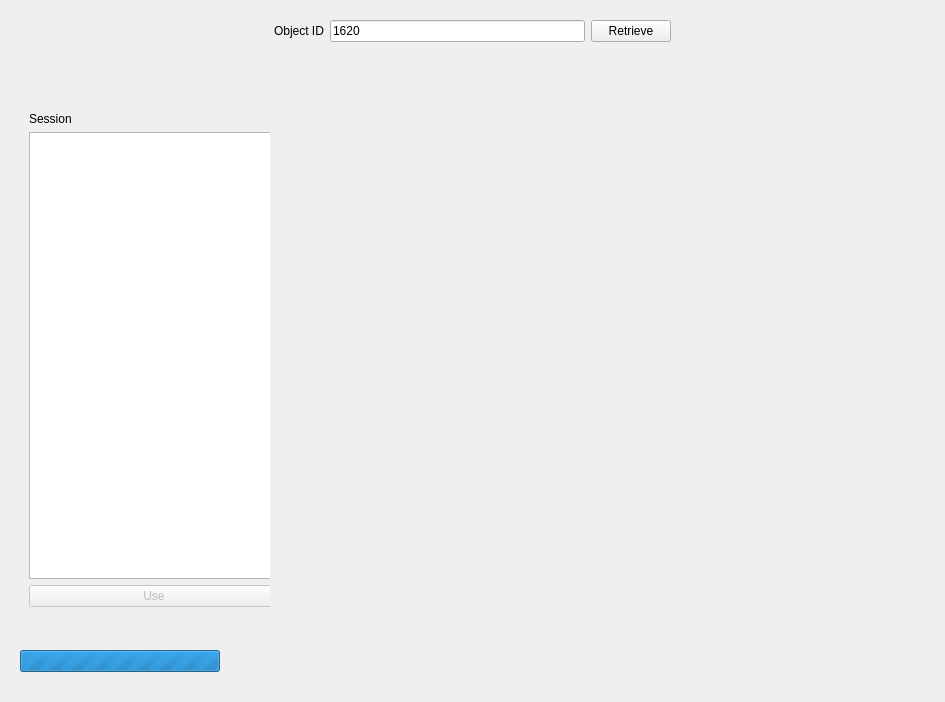
<?xml version="1.0" encoding="UTF-8"?>
<ui version="4.0">
 <class>Form</class>
 <widget class="QWidget" name="Form">
  <property name="geometry">
   <rect>
    <x>0</x>
    <y>0</y>
    <width>945</width>
    <height>702</height>
   </rect>
  </property>
  <property name="windowTitle">
   <string>Form</string>
  </property>
  <layout class="QVBoxLayout" name="verticalLayout">
   <item>
    <widget class="QWidget" name="widget" native="true">
     <layout class="QHBoxLayout" name="horizontalLayout">
      <item>
       <spacer name="horizontalSpacer">
        <property name="orientation">
         <enum>Qt::Horizontal</enum>
        </property>
        <property name="sizeHint" stdset="0">
         <size>
          <width>40</width>
          <height>20</height>
         </size>
        </property>
       </spacer>
      </item>
      <item>
       <widget class="QLabel" name="label">
        <property name="text">
         <string>Object ID</string>
        </property>
       </widget>
      </item>
      <item>
       <widget class="QLineEdit" name="ln_objId">
        <property name="text">
         <string>1620</string>
        </property>
       </widget>
      </item>
      <item>
       <widget class="QPushButton" name="pb_retrieve">
        <property name="text">
         <string>Retrieve</string>
        </property>
       </widget>
      </item>
      <item>
       <spacer name="horizontalSpacer_2">
        <property name="orientation">
         <enum>Qt::Horizontal</enum>
        </property>
        <property name="sizeHint" stdset="0">
         <size>
          <width>40</width>
          <height>20</height>
         </size>
        </property>
       </spacer>
      </item>
     </layout>
    </widget>
   </item>
   <item>
    <widget class="QLabel" name="lbl_objectName">
     <property name="font">
      <font>
       <pointsize>20</pointsize>
       <weight>75</weight>
       <bold>true</bold>
      </font>
     </property>
     <property name="text">
      <string/>
     </property>
    </widget>
   </item>
   <item>
    <widget class="QWidget" name="widget_2" native="true">
     <layout class="QHBoxLayout" name="horizontalLayout_2">
      <item>
       <widget class="QWidget" name="widget_5" native="true">
        <property name="maximumSize">
         <size>
          <width>250</width>
          <height>16777215</height>
         </size>
        </property>
        <layout class="QVBoxLayout" name="verticalLayout_2">
         <item>
          <widget class="QLabel" name="label_2">
           <property name="text">
            <string>Session</string>
           </property>
          </widget>
         </item>
         <item>
          <widget class="QListWidget" name="lst_runs">
           <property name="minimumSize">
            <size>
             <width>250</width>
             <height>0</height>
            </size>
           </property>
           <property name="maximumSize">
            <size>
             <width>250</width>
             <height>16777215</height>
            </size>
           </property>
          </widget>
         </item>
         <item>
          <widget class="QPushButton" name="pb_use">
           <property name="enabled">
            <bool>false</bool>
           </property>
           <property name="minimumSize">
            <size>
             <width>250</width>
             <height>0</height>
            </size>
           </property>
           <property name="maximumSize">
            <size>
             <width>250</width>
             <height>16777215</height>
            </size>
           </property>
           <property name="text">
            <string>Use</string>
           </property>
          </widget>
         </item>
        </layout>
       </widget>
      </item>
      <item>
       <widget class="QWidget" name="lightCurveWidget" native="true">
        <layout class="QVBoxLayout" name="lightCurveLayout"/>
       </widget>
      </item>
     </layout>
    </widget>
   </item>
   <item>
    <widget class="QWidget" name="widget_4" native="true">
     <property name="minimumSize">
      <size>
       <width>0</width>
       <height>60</height>
      </size>
     </property>
     <property name="maximumSize">
      <size>
       <width>16777215</width>
       <height>60</height>
      </size>
     </property>
     <layout class="QHBoxLayout" name="horizontalLayout_3">
      <property name="spacing">
       <number>0</number>
      </property>
      <item>
       <widget class="QProgressBar" name="progressBar">
        <property name="minimumSize">
         <size>
          <width>200</width>
          <height>0</height>
         </size>
        </property>
        <property name="maximumSize">
         <size>
          <width>200</width>
          <height>16777215</height>
         </size>
        </property>
        <property name="maximum">
         <number>0</number>
        </property>
        <property name="value">
         <number>0</number>
        </property>
       </widget>
      </item>
      <item>
       <spacer name="horizontalSpacer_3">
        <property name="orientation">
         <enum>Qt::Horizontal</enum>
        </property>
        <property name="sizeHint" stdset="0">
         <size>
          <width>40</width>
          <height>20</height>
         </size>
        </property>
       </spacer>
      </item>
     </layout>
    </widget>
   </item>
  </layout>
 </widget>
 <resources/>
 <connections/>
</ui>
